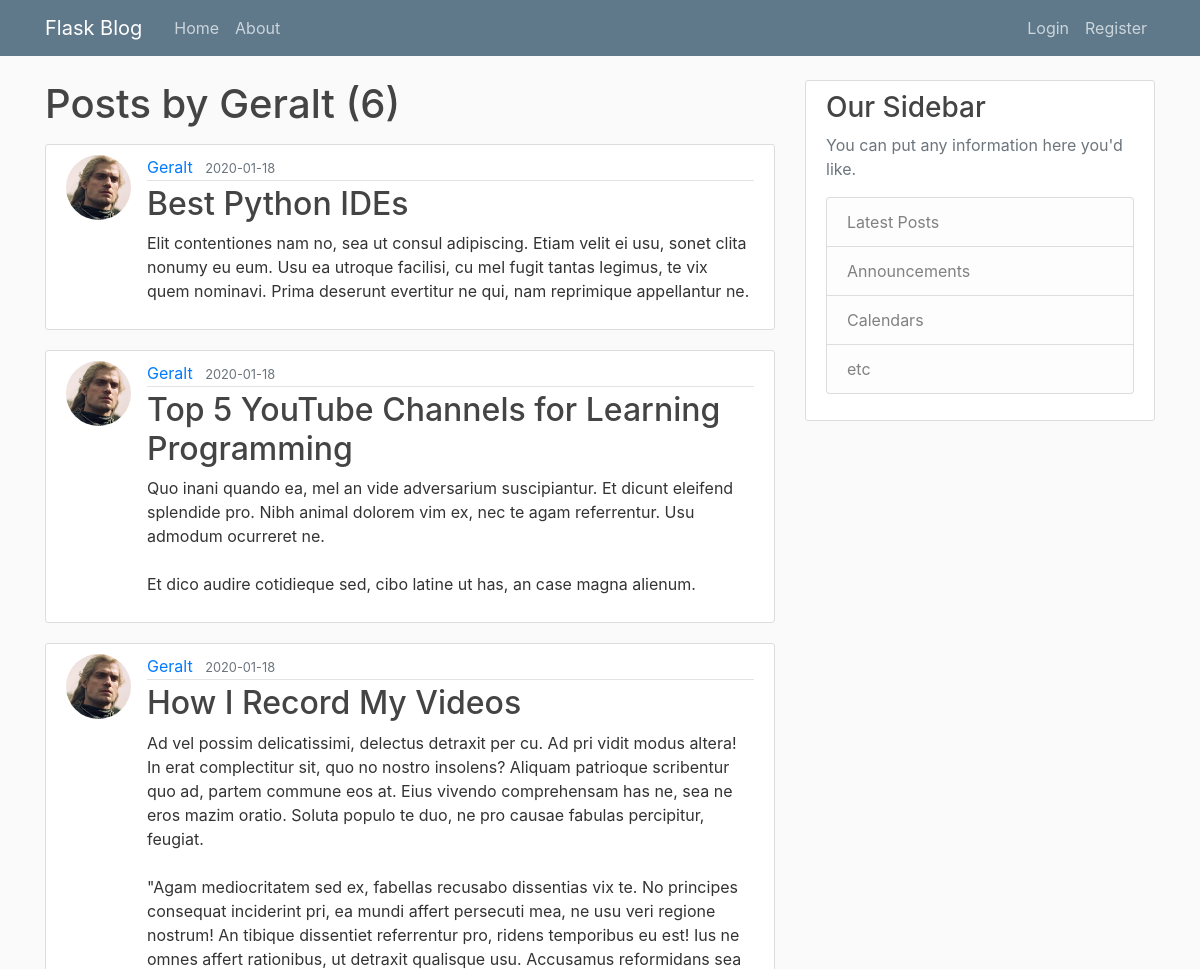
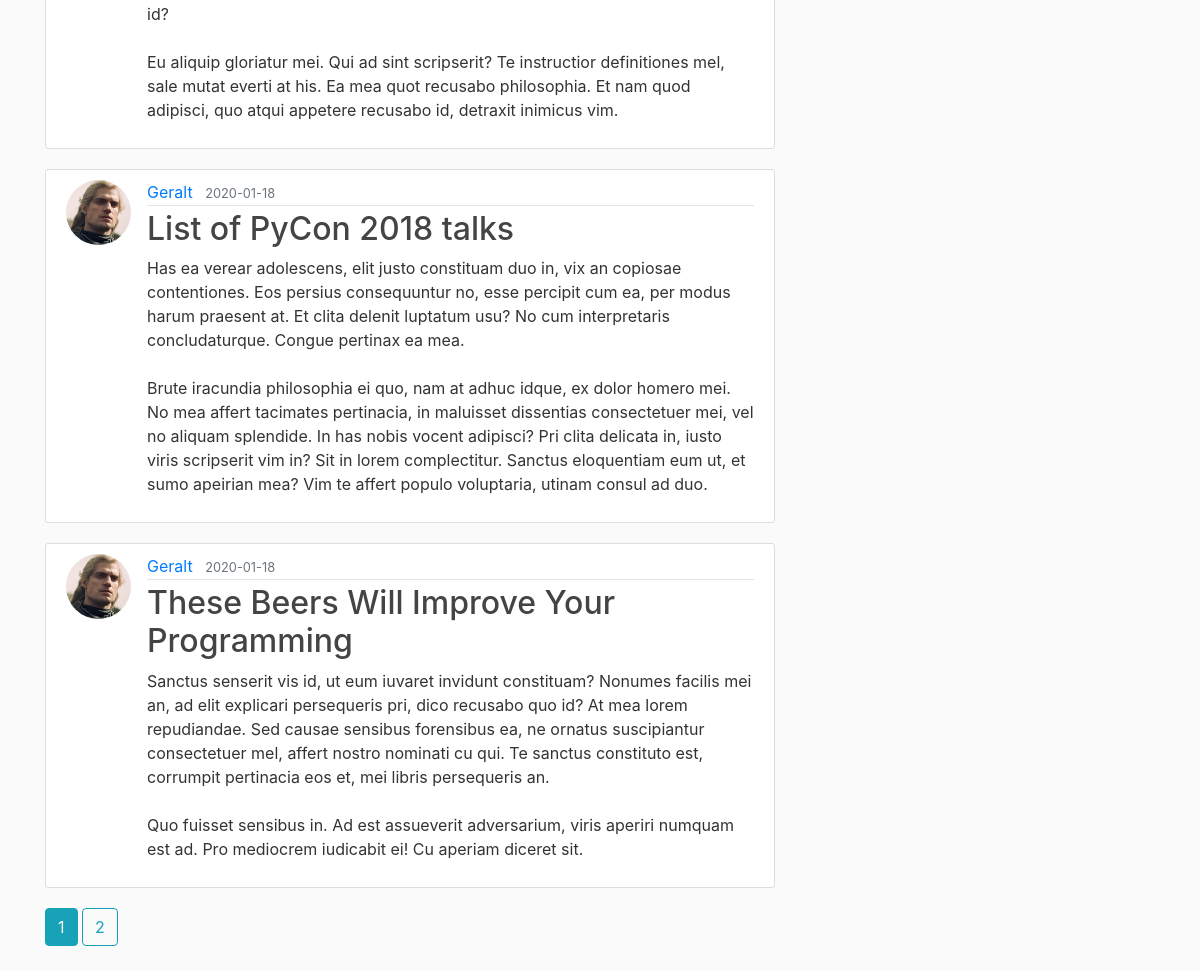
Screenshot of /user/Geralt with the database file from the repository (2 pictures, top to bottom).
### flaskblog/models.py (models this page shows, shortened)
class User(db.Model, UserMixin):
	id = db.Column(db.Integer, primary_key=True)
	username = db.Column(db.String(20), unique=True, nullable=False)
	email = db.Column(db.String(120), unique=True, nullable=False)
	image_file = db.Column(db.String(20), nullable=False, default='default.jpg')
	password = db.Column(db.String(60), nullable=False)
	posts = db.relationship('Post', backref='author', lazy=True)

class Post(db.Model):
	id = db.Column(db.Integer, primary_key=True)
	title = db.Column(db.String(100), nullable=False)
	date_posted = db.Column(db.DateTime, nullable=False, default=datetime.utcnow) #always use UTC times in databases for consistency
	content = db.Column(db.Text, nullable=False)
	user_id = db.Column(db.Integer, db.ForeignKey('user.id'), nullable=False)

### flaskblog/routes.py (the view)
@app.route("/user/<string:username>")
def user_posts(username):
	page = request.args.get('page', 1, type=int)
	user = User.query.filter_by(username=username).first_or_404()
	posts = Post.query.filter_by(author=user)\
		.order_by(Post.date_posted.desc())\
		.paginate(page=page, per_page=5)
	return render_template('user_posts.html', posts=posts, user=user)

### flaskblog/templates/user_posts.html
{% extends "layout.html" %}
{% block content %}
	<h1 class="mb-3">Posts by {{ user.username }} ({{ posts.total }})</h1>
	{% for post in posts.items %}
		<article class="media content-section">
			<img class="rounded-circle article-img" src="{{ url_for('static', filename='profile_pics/' + post.author.image_file) }}">
			<div class="media-body">
				<div class="article-metadata">
					<a class="mr-2" href="{{ url_for('user_posts', username=post.author.username) }}">{{ post.author.username }}</a>
					<small class="text-muted">{{ post.date_posted.strftime('%Y-%m-%d') }}</small>
				</div>
				<h2><a class="article-title" href="{{ url_for('post', post_id=post.id) }}">{{ post.title }}</a></h2>
				<p class="article-content">{{ post.content }}</p>
			</div>
		</article>
	{% endfor %}
	{% for page_num in posts.iter_pages(left_edge=1, right_edge=1, left_current=1, right_current=2) %}
		{% if page_num %}
			{% if posts.page == page_num %}
				<a class="btn btn-info mb-4" href="{{ url_for('user_posts', username=user.username, page=page_num) }}">{{ page_num }}</a>
			{% else %}
				<a class="btn btn-outline-info mb-4" href="{{ url_for('user_posts', username=user.username, page=page_num) }}">{{ page_num }}</a>
			{% endif %}
		{% else %}
		  ...
		{% endif %}
	{% endfor %}
{% endblock content %}

### flaskblog/static/main.css (style rules this page uses)
body { background: #fafafa; color: #333333; margin-top: 5rem; }
h1, h2, h3, h4, h5, h6 { color: #444444; }
.content-section { background: #ffffff; padding: 10px 20px; border: 1px solid #dddddd; border-radius: 3px; margin-bottom: 20px; }
.article-title { color: #444444; }
.article-content { white-space: pre-line; }
.article-img { height: 65px; width: 65px; margin-right: 16px; }
.article-metadata { padding-bottom: 1px; margin-bottom: 4px; border-bottom: 1px solid #e3e3e3 }

### rows the page displays
User: username "Geralt"
Post: image_file (picture), author.username "Geralt", date_posted "2020-01-18", title "Best Python IDEs", content "Elit contentiones nam no, sea ut consul adipiscing. Etiam velit ei usu, sonet clita nonumy eu eum. Usu ea utroque facilisi, cu mel fugit tantas legimus, te vix quem nominavi. Prima deserunt evertitur ne qui, nam reprimique appellantur ne."
Post: image_file (picture), author.username "Geralt", date_posted "2020-01-18", title "Top 5 YouTube Channels for Learning Programming", content "Quo inani quando ea, mel an vide adversarium suscipiantur. Et dicunt eleifend splendide pro. Nibh animal dolorem vim ex, nec te agam referrentur. Usu admodum ocurreret ne. Et dico audire cotidieque sed, cibo latine ut has, an case magna alienum."
Post: image_file (picture), author.username "Geralt", date_posted "2020-01-18", title "How I Record My Videos", content "Ad vel possim delicatissimi, delectus detraxit per cu. Ad pri vidit modus altera! In erat complectitur sit, quo no nostro insolens? Aliquam patrioque scribentur quo ad, partem commune eos at. Eius vivendo comprehensam has ne, sea ne eros mazim oratio. Soluta populo te duo, ne pro causae fabulas percipitur, feugiat. \"Agam mediocritatem sed ex, fabellas recusabo dissentias vix te. No principes consequat inciderint pri, ea mundi affert persecuti mea, ne usu veri regione nostrum! An tibique dissentiet referrentur pro, ridens temporibus eu est! Ius ne omnes affert rationibus, ut detraxit qualisque usu. Accusamus reformidans sea id? Eu aliquip gloriatur mei. Qui ad sint scripserit? Te instructior…"
Post: image_file (picture), author.username "Geralt", date_posted "2020-01-18", title "List of PyCon 2018 talks", content "Has ea verear adolescens, elit justo constituam duo in, vix an copiosae contentiones. Eos persius consequuntur no, esse percipit cum ea, per modus harum praesent at. Et clita delenit luptatum usu? No cum interpretaris concludaturque. Congue pertinax ea mea. Brute iracundia philosophia ei quo, nam at adhuc idque, ex dolor homero mei. No mea affert tacimates pertinacia, in maluisset dissentias consectetuer mei, vel no aliquam splendide. In has nobis vocent adipisci? Pri clita delicata in, iusto viris scripserit vim in? Sit in lorem complectitur. Sanctus eloquentiam eum ut, et sumo apeirian mea? Vim te affert populo voluptaria, utinam consul ad duo."
Post: image_file (picture), author.username "Geralt", date_posted "2020-01-18", title "These Beers Will Improve Your Programming", content "Sanctus senserit vis id, ut eum iuvaret invidunt constituam? Nonumes facilis mei an, ad elit explicari persequeris pri, dico recusabo quo id? At mea lorem repudiandae. Sed causae sensibus forensibus ea, ne ornatus suscipiantur consectetuer mel, affert nostro nominati cu qui. Te sanctus constituto est, corrumpit pertinacia eos et, mei libris persequeris an. Quo fuisset sensibus in. Ad est assueverit adversarium, viris aperiri numquam est ad. Pro mediocrem iudicabit ei! Cu aperiam diceret sit."

### other values shown
{{ posts.total }} "6"
{{ page_num }} "1"
{{ page_num }} "2"
